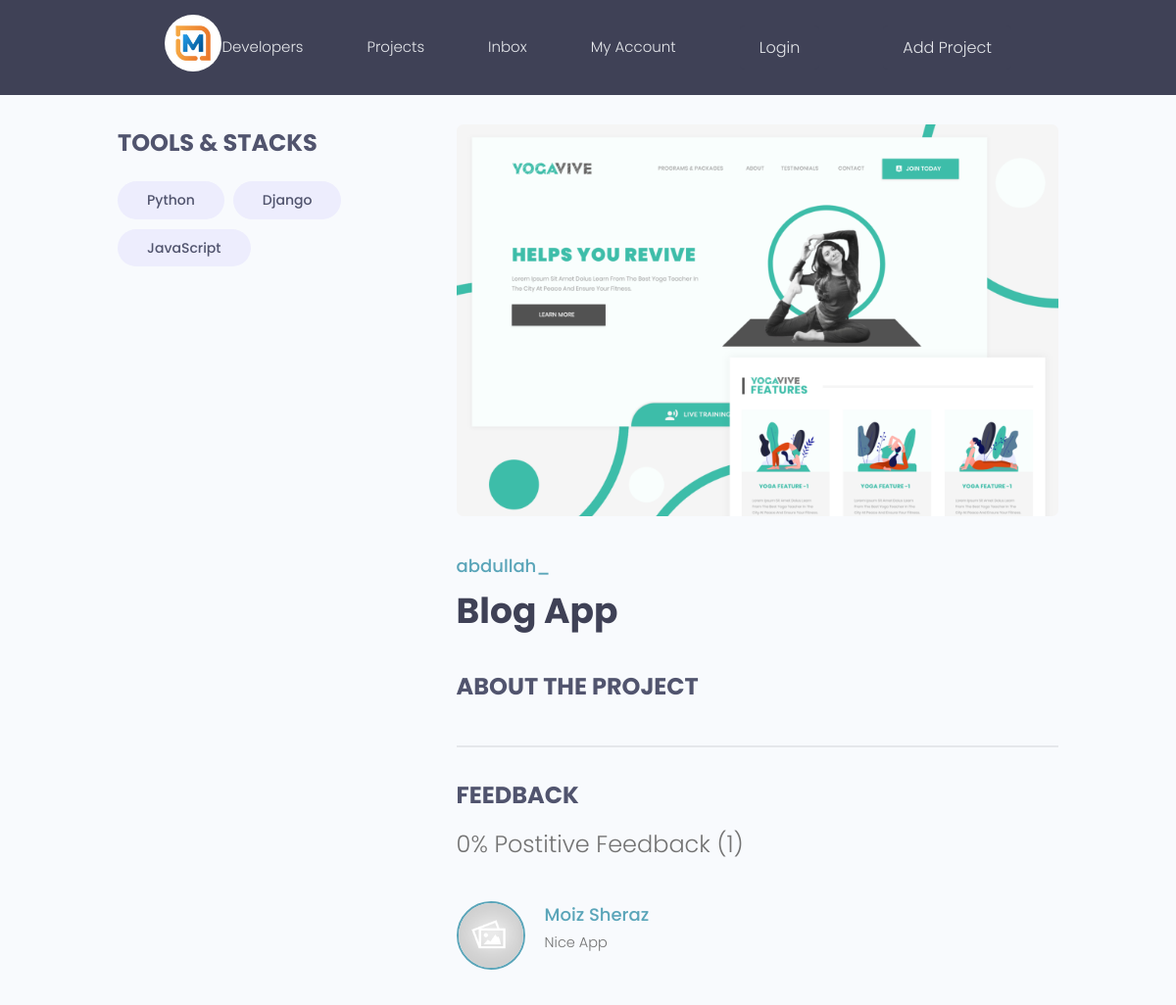
The page /project/2f4fc66049804107855e416bfcfd8f04/ on the database its author committed.
### projects/models.py (models this page shows, shortened)
class Tag(models.Model):
    name = models.CharField(max_length=200)
    created = models.DateTimeField(auto_now_add=True)
    id = models.UUIDField(default=uuid.uuid4, unique=True, primary_key=True, editable=False)

class Project(models.Model):
    owner = models.ForeignKey('User', on_delete=models.CASCADE)
    title = models.CharField(max_length=100)
    description = models.TextField(null=True, blank=True)
    featured_image = models.ImageField(null=True, blank=True, default= 'default.jpg')
    demo_link = models.CharField(max_length=1000, null=True, blank=True)
    source_code = models.CharField(max_length=1000, null=True, blank=True)
    vote_total = models.IntegerField(default=0)
    vote_ratio = models.IntegerField(default=0)
    tags = models.ManyToManyField('Tag', blank=True)  # Stringfy the model if it is defined below
    created = models.DateTimeField(auto_now_add=True)
    id = models.UUIDField(default=uuid.uuid4, unique=True, primary_key=True, editable=False)
    @property
    def imageURL(self):
        try:
            img = self.featured_image.url
        except:
            img = ''
        return img

class User(AbstractUser):
    name = models.CharField(max_length=200, null=True)
    username = models.CharField(unique=True, max_length=200)
    email = models.EmailField(unique=True, null=True)
    bio = models.TextField(null=True)
    skills = models.ManyToManyField(Tag, blank=True)
    profile_pic = models.ImageField(null=True, blank=True, default='default.jpg')
    REQUIRED_FIELDS = []

class Message(models.Model):
    user = models.ForeignKey(User, on_delete=models.CASCADE)
    project = models.ForeignKey(Project, on_delete=models.CASCADE)
    body = models.TextField()
    created = models.DateTimeField(auto_now_add=True)
    updated = models.DateTimeField(auto_now=True)
    id = models.UUIDField(default=uuid.uuid4, unique=True, primary_key=True, editable=False)
    class Meta:
        ordering = ['-updated'  , '-created']

### projects/views.py (the view, shortened to what this page needs)
# urls.py: path('project/<str:pk>/', views.project, name='project'),
def project(request, pk):
    projectObj = Project.objects.get(id=pk)  # Single project
    tags = projectObj.tags.all()             # project tags
    reviews = projectObj.review_set.all()
    project_messages = projectObj.message_set.all()
    reviews = projectObj.review_set.all()
    context = {'project' : projectObj, 'tags' : tags, 'reviews': reviews, 'project_messages': project_messages, 'reviews': reviews}
    return render(request, 'projects/single-project.html', context)

### projects/templates/projects/single-project.html (shortened to what this page needs)
{% extends "main.html" %}
{% block content %}
<main class="singleProject my-md">
  <div class="container">
    <div class="layout">
      <div class="column column--1of3">
        <h3 class="singleProject__subtitle">Tools & Stacks</h3>
        <div class="singleProject__toolStack">
          {% for tag in project.tags.all %}
          <span class="tag tag--pill tag--sub tag--lg">
            <small>{{tag.name}}</small>
          </span>
          {% endfor %}
        </div>
      </div>
      <div class="column column--2of3">
        <img class="singleProject__preview" src="{{project.imageURL}}" alt="portfolio thumbnail" />
        <a href="{% url 'profile' project.owner.id %}" class="singleProject__developer">{{project.owner}}</a>
        <h2 class="singleProject__title">{{project.title}}</h2>
        <h3 class="singleProject__subtitle">About the Project</h3>
        <div class="comments">
          <h3 class="singleProject__subtitle">Feedback</h3>
          <h5 class="project--rating">
            {{reviews.count}}% Postitive Feedback ({{project_messages.count}})
          </h5>
          {% for message in project_messages %}
          <div class="commentList">
            <div class="comment">
              <a href="{% url 'profile' message.user.id %}">
                <img class="avatar avatar--md" src="{{message.user.profile_pic.url}}" alt="user" />
              </a>
              <div class="comment__details">
                <a href="{% url 'profile' message.user.id %}" class="comment__author">{{message.user.name}}</a>
                <p class="comment__info">
                  {{message.body}}
                </p>
              </div>
            </div>
          </div>
          {% endfor %}
        </div>
      </div>
    </div>
  </div>
</main>
{% endblock content %}

### static/styles/main.css (style rules this page uses)
body { background-color: white; }

### static/styles/app.css (style rules this page uses)
:root { --color-sub: #2d2d39; }
img { width: 100%; }
.singleProject .column--1of3 { order: 2; }
@media screen and (min-width: 1081px) { .singleProject .column--1of3 { order: 1; } }
@media screen and (min-width: 1081px) { .singleProject .column--2of3 { order: 2; } }
.singleProject__toolStack { margin-top: 2rem; margin-bottom: 4rem; }
.singleProject__preview { height: 50vh; object-fit: cover; object-position: top center; margin-bottom: 3rem; border-radius: 0.7rem; }
.singleProject__developer { font-size: 1.8rem; font-weight: 500; }
.singleProject__title { font-size: 3.6rem; font-weight: 700; color: var(--color-sub); margin-bottom: 3rem; }
.project--rating { margin-bottom: 1.6em; margin-top: .5em; }
.singleProject__subtitle { text-transform: uppercase; font-size: 2.4rem; font-weight: 700; color: var(--color-sub-light); margin-bottom: 1rem; }
.comments { margin-top: 4rem; padding-top: 3rem; border-top: 2px solid var(--color-light); }
.commentList { margin: 3rem 0; }
.comment { display: flex; gap: 2rem; }
.comment__author { font-size: 1.8rem; }
.comment__info { font-size: 1.45rem; }

### static/uikit/styles/modules/_variables.css (style rules this page uses)
:root { --color-main: #5aa5b9; --color-main-light: #e6faff; --color-sub: #3f4156; --color-sub-light: #51546e; --color-sub-lighter: #ededfd; --color-text: #737373; --color-gray: #8b8b8b; --color-light: #e5e7eb; --color-light-gray: #767676; --color-bg: #f8fafd; --color-white: #fffefd; --color-white-light: #f3f3f3; --color-success: #359e64; --color-success-bg: #def8e8; --color-error: #fc4b0b; --color-error-bg: #fff2ee; --font-base: 'Poppins', arial, helvetica, 'Segoe UI', roboto, ubuntu, sans-serif; --font-monospace: 'Fira Code', 'Courier New', courier, monospace; --font-regular: 300; --font-medium: 500; --font-bold: 700; --generic-shadow: 1px 1px 5px #00000010; --generic-transition: all 0.3s ease-in-out; }

### static/uikit/styles/modules/_base.css (style rules this page uses)
* { margin: 0; padding: 0; box-sizing: border-box; text-rendering: optimizeLegibility; color: inherit; font-size: inherit; }
html { font-size: 50%; }
@media only screen and (min-width: 480px) { html { font-size: 56.25%; } }
@media only screen and (min-width: 1200px) { html { font-size: 62.5%; } }
body { line-height: 1.6; font-weight: 400; font-size: 1.5rem; color: var(--color-text); background-color: var(--color-bg); min-height: 100vh; }

### static/uikit/styles/modules/_typography.css (style rules this page uses)
* { font-family: var(--font-base); }
h2 { font-size: 3.6rem; font-weight: var(--font-bold); }
h3 { font-size: 3.2rem; font-weight: var(--font-medium); }
h5 { font-size: 2.4rem; font-weight: var(--font-medium); }
h5, h6 { font-weight: var(--font-regular); }
p, span, strong { font-size: 1.6rem; color: var(--color-text); font-weight: var(--font-regular); }
a { padding-bottom: 2px; text-decoration: none; display: inline-block; color: var(--color-main); font-weight: var(--font-medium); }

### static/uikit/styles/modules/_utilities.css (style rules this page uses)
.container { width: 92%; max-width: 165rem; margin: 0 auto; box-sizing: border-box; }
@media screen and (min-width: 1000px) { .container { width: 90%; } }
@media screen and (min-width: 1200px) { .container { width: 80%; } }
.my-md { margin: 3rem auto; }

### static/uikit/styles/modules/_avatar.css (style rules this page uses)
.avatar { border-radius: 50%; border: 2px solid var(--color-main); object-fit: cover; }
.avatar--md { height: 7rem; width: 7rem; }

### static/uikit/styles/modules/_tag.css (style rules this page uses)
.tag { display: inline-flex; align-items: center; background-color: var(--color-sub); height: -webkit-fit-content; height: -moz-fit-content; height: fit-content; width: -webkit-fit-content; width: -moz-fit-content; width: fit-content; border-radius: 0.5rem; padding: 0.5rem 1.5rem; font-size: 1.2rem; cursor: pointer; }
.tag:not(:last-child) { margin-right: 0.25rem; margin-bottom: 0.75rem; }
.tag > small { color: var(--color-white); }
.tag--pill { border-radius: 5rem; }
.tag--sub, .tag--sub > small { background: var(--color-sub-lighter); color: var(--color-sub-light); font-weight: 500; }
.tag--lg { padding: 0.8rem 3rem; font-size: 1.4rem; }
.tag--lg:not(:last-child) { margin-right: 0.5rem; margin-bottom: 1rem; }

### static/uikit/styles/modules/_layout.css (style rules this page uses)
.layout { display: flex; flex-flow: row wrap; justify-content: space-between; }
.layout > .column { margin-bottom: 3rem; }
.layout > .column.column--1of3 { flex-basis: 30%; }
.layout > .column.column--2of3 { flex-basis: 64%; }

### rows shown on the page
Tag: name "Python"
Tag: name "Django"
Tag: name "JavaScript"
Project: imageURL (picture), owner "abdullah_", title "Blog App", count "0", count "1"
Message: user.profile_pic (placeholder picture), user.name "Moiz Sheraz", body "Nice App"
